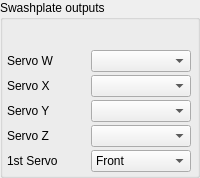
            <widget class="QGroupBox" name="SwashplateBox">
             <property name="sizePolicy">
              <sizepolicy hsizetype="Fixed" vsizetype="MinimumExpanding">
               <horstretch>0</horstretch>
               <verstretch>12</verstretch>
              </sizepolicy>
             </property>
             <property name="minimumSize">
              <size>
               <width>200</width>
               <height>0</height>
              </size>
             </property>
             <property name="maximumSize">
              <size>
               <width>16777215</width>
               <height>16777215</height>
              </size>
             </property>
             <property name="title">
              <string>Swashplate outputs</string>
             </property>
             <layout class="QGridLayout" name="gridLayout_19">
              <property name="leftMargin">
               <number>3</number>
              </property>
              <property name="topMargin">
               <number>30</number>
              </property>
              <property name="rightMargin">
               <number>3</number>
              </property>
              <property name="bottomMargin">
               <number>3</number>
              </property>
              <property name="spacing">
               <number>3</number>
              </property>
              <item row="0" column="0">
               <widget class="QLabel" name="ccpmServoWLabel">
                <property name="enabled">
                 <bool>true</bool>
                </property>
                <property name="sizePolicy">
                 <sizepolicy hsizetype="Fixed" vsizetype="Preferred">
                  <horstretch>1</horstretch>
                  <verstretch>1</verstretch>
                 </sizepolicy>
                </property>
                <property name="minimumSize">
                 <size>
                  <width>80</width>
                  <height>0</height>
                 </size>
                </property>
                <property name="maximumSize">
                 <size>
                  <width>80</width>
                  <height>16777215</height>
                 </size>
                </property>
                <property name="text">
                 <string>Servo W</string>
                </property>
               </widget>
              </item>
              <item row="0" column="1">
               <widget class="QComboBox" name="ccpmServoWChannel">
                <property name="enabled">
                 <bool>true</bool>
                </property>
                <property name="sizePolicy">
                 <sizepolicy hsizetype="MinimumExpanding" vsizetype="Fixed">
                  <horstretch>0</horstretch>
                  <verstretch>0</verstretch>
                 </sizepolicy>
                </property>
                <property name="minimumSize">
                 <size>
                  <width>85</width>
                  <height>0</height>
                 </size>
                </property>
                <property name="maximumSize">
                 <size>
                  <width>100</width>
                  <height>25</height>
                 </size>
                </property>
               </widget>
              </item>
              <item row="1" column="1">
               <widget class="QComboBox" name="ccpmServoXChannel">
                <property name="sizePolicy">
                 <sizepolicy hsizetype="Fixed" vsizetype="Fixed">
                  <horstretch>0</horstretch>
                  <verstretch>0</verstretch>
                 </sizepolicy>
                </property>
                <property name="minimumSize">
                 <size>
                  <width>85</width>
                  <height>0</height>
                 </size>
                </property>
                <property name="maximumSize">
                 <size>
                  <width>100</width>
                  <height>25</height>
                 </size>
                </property>
               </widget>
              </item>
              <item row="3" column="1">
               <widget class="QComboBox" name="ccpmServoYChannel">
                <property name="enabled">
                 <bool>true</bool>
                </property>
                <property name="sizePolicy">
                 <sizepolicy hsizetype="MinimumExpanding" vsizetype="Fixed">
                  <horstretch>0</horstretch>
                  <verstretch>0</verstretch>
                 </sizepolicy>
                </property>
                <property name="minimumSize">
                 <size>
                  <width>85</width>
                  <height>0</height>
                 </size>
                </property>
                <property name="maximumSize">
                 <size>
                  <width>100</width>
                  <height>25</height>
                 </size>
                </property>
               </widget>
              </item>
              <item row="1" column="0">
               <widget class="QLabel" name="ccpmServoXLabel">
                <property name="sizePolicy">
                 <sizepolicy hsizetype="Fixed" vsizetype="Preferred">
                  <horstretch>1</horstretch>
                  <verstretch>1</verstretch>
                 </sizepolicy>
                </property>
                <property name="minimumSize">
                 <size>
                  <width>80</width>
                  <height>0</height>
                 </size>
                </property>
                <property name="maximumSize">
                 <size>
                  <width>80</width>
                  <height>16777215</height>
                 </size>
                </property>
                <property name="text">
                 <string>Servo X</string>
                </property>
               </widget>
              </item>
              <item row="5" column="1">
               <widget class="QComboBox" name="ccpmSingleServo">
                <property name="sizePolicy">
                 <sizepolicy hsizetype="MinimumExpanding" vsizetype="Fixed">
                  <horstretch>0</horstretch>
                  <verstretch>0</verstretch>
                 </sizepolicy>
                </property>
                <property name="minimumSize">
                 <size>
                  <width>85</width>
                  <height>0</height>
                 </size>
                </property>
                <property name="maximumSize">
                 <size>
                  <width>100</width>
                  <height>16777215</height>
                 </size>
                </property>
                <item>
                 <property name="text">
                  <string>Front</string>
                 </property>
                </item>
                <item>
                 <property name="text">
                  <string>Right</string>
                 </property>
                </item>
                <item>
                 <property name="text">
                  <string>Rear</string>
                 </property>
                </item>
                <item>
                 <property name="text">
                  <string>Left</string>
                 </property>
                </item>
               </widget>
              </item>
              <item row="5" column="0">
               <widget class="QLabel" name="ccpmServoZLabel_3">
                <property name="sizePolicy">
                 <sizepolicy hsizetype="Fixed" vsizetype="Preferred">
                  <horstretch>1</horstretch>
                  <verstretch>1</verstretch>
                 </sizepolicy>
                </property>
                <property name="minimumSize">
                 <size>
                  <width>80</width>
                  <height>0</height>
                 </size>
                </property>
                <property name="maximumSize">
                 <size>
                  <width>80</width>
                  <height>16777215</height>
                 </size>
                </property>
                <property name="text">
                 <string>1st Servo</string>
                </property>
               </widget>
              </item>
              <item row="4" column="1">
               <widget class="QComboBox" name="ccpmServoZChannel">
                <property name="sizePolicy">
                 <sizepolicy hsizetype="Fixed" vsizetype="Fixed">
                  <horstretch>0</horstretch>
                  <verstretch>0</verstretch>
                 </sizepolicy>
                </property>
                <property name="minimumSize">
                 <size>
                  <width>85</width>
                  <height>0</height>
                 </size>
                </property>
                <property name="maximumSize">
                 <size>
                  <width>100</width>
                  <height>25</height>
                 </size>
                </property>
               </widget>
              </item>
              <item row="4" column="0">
               <widget class="QLabel" name="ccpmServoZLabel">
                <property name="sizePolicy">
                 <sizepolicy hsizetype="Fixed" vsizetype="Preferred">
                  <horstretch>1</horstretch>
                  <verstretch>1</verstretch>
                 </sizepolicy>
                </property>
                <property name="minimumSize">
                 <size>
                  <width>80</width>
                  <height>0</height>
                 </size>
                </property>
                <property name="maximumSize">
                 <size>
                  <width>80</width>
                  <height>16777215</height>
                 </size>
                </property>
                <property name="text">
                 <string>Servo Z</string>
                </property>
               </widget>
              </item>
              <item row="3" column="0">
               <widget class="QLabel" name="ccpmServoYLabel">
                <property name="enabled">
                 <bool>true</bool>
                </property>
                <property name="sizePolicy">
                 <sizepolicy hsizetype="Fixed" vsizetype="Preferred">
                  <horstretch>1</horstretch>
                  <verstretch>1</verstretch>
                 </sizepolicy>
                </property>
                <property name="minimumSize">
                 <size>
                  <width>80</width>
                  <height>0</height>
                 </size>
                </property>
                <property name="maximumSize">
                 <size>
                  <width>80</width>
                  <height>16777215</height>
                 </size>
                </property>
                <property name="text">
                 <string>Servo Y</string>
                </property>
               </widget>
              </item>
             </layout>
            </widget>
